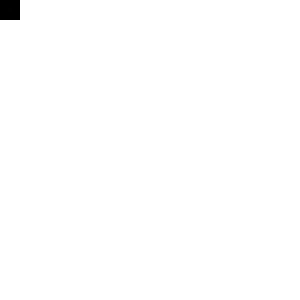
Frame 1 (no input)
Frame 60 (no input): identical to frame 1, image omitted
Frame 120 (the mouse pressed at the canvas centre since frame 60): identical to frame 1, image omitted

The p5.js sketch that drew this single still picture (run headless with seeded random() and noise() and a simulated clock; from frame 60 on, the mouse is pressed at the canvas centre):

// p5.js sketch
// ── sketch.js
let fluid;

function printField(field) {
  let s = "";
  for (let i = 0; i < field.length; i++) {
      s += field[i] + ", ";
      if ((i % N) == N - 1) {
          console.log(Math.floor(i / N) + " " + s);
          s = "";
      }
  }
}

function setup() {
  let width = 300;
  let height = 300;
  createCanvas(width, height);
  frameRate(60);
  fluid = new Fluid(0.2, 1.0, 0.0000001);
  fluid.addDensity(2, 2, 1.0);
  fluid.step();
  printField(fluid.s);
  fluid.renderD();
}

function draw() {
//  stroke(51);
//  strokeWeight(2);
//
//  let cx = int((0.5 * width) / SCALE);
//  let cy = int((0.5 * height) / SCALE);
//  for (let i = -1; i <= 1; i++) {
//    for (let j = -1; j <= 1; j++) {
//      fluid.addDensity(cx + i, cy + j, random(50, 150));
//    }
//  }
//
//  for (let i = 0; i < 2; i++) {
//    let angle = noise(t) * TWO_PI * 2;
//    let v = p5.Vector.fromAngle(angle);
//    v.mult(0.2);
//    t += 0.01;
//    fluid.addVelocity(cx, cy, v.x, v.y);
//  }
//
//  fluid.step();
//  fluid.renderD();
}

// ── fluid.js
let N = 5;
let iter = 1;
let SCALE = 4;
let t = 0;

// function to use 1D array and fake the extra two dimensions --> 3D
function IX(x, y) {
  return x + y * N;
}

// Fluid cube class
class Fluid {
  constructor(dt, diffusion, viscosity) {
    this.size = N;
    this.dt = dt;
    this.diff = diffusion;
    this.visc = viscosity;

    this.s = new Array(N * N).fill(0);
    this.density = new Array(N * N).fill(0);

    this.Vx = new Array(N * N).fill(0);
    this.Vy = new Array(N * N).fill(0);

    this.Vx0 = new Array(N * N).fill(0);
    this.Vy0 = new Array(N * N).fill(0);
  }

  // step method
  step() {
    let N = this.size;
    let visc = this.visc;
    let diff = this.diff;
    let dt = this.dt;
    let Vx = this.Vx;
    let Vy = this.Vy;
    let Vx0 = this.Vx0;
    let Vy0 = this.Vy0;
    let s = this.s;
    let density = this.density;

//    diffuse(1, Vx0, Vx, visc, dt);
//    diffuse(2, Vy0, Vy, visc, dt);
//
//    project(Vx0, Vy0, Vx, Vy);
//
//    advect(1, Vx, Vx0, Vx0, Vy0, dt);
//    advect(2, Vy, Vy0, Vx0, Vy0, dt);

//    project(Vx, Vy, Vx0, Vy0);
    diffuse(0, s, density, diff, dt);
//    advect(0, density, s, Vx, Vy, dt);
  }

  // method to add density
  addDensity(x, y, amount) {
    let index = IX(x, y);
    this.density[index] += amount;
  }

  // method to add velocity
  addVelocity(x, y, amountX, amountY) {
    let index = IX(x, y);
    this.Vx[index] += amountX;
    this.Vy[index] += amountY;
  }

  // function to render density
  renderD() {
    for (let i = 0; i < N; i++) {
      for (let j = 0; j < N; j++) {
        let x = i * SCALE;
        let y = j * SCALE;
        let d = this.density[IX(i, j)];
        fill(d);
        noStroke();
        rect(x, y, SCALE, SCALE);
      }
    }
  }

  // function to render velocity
  renderV() {
    for (let i = 0; i < N; i++) {
      for (let j = 0; j < N; j++) {
        let x = i * SCALE;
        let y = j * SCALE;
        let vx = this.Vx[IX(i, j, k)];
        let vy = this.Vy[IX(i, j, k)];
        this.canvas.stroke(0);

        if (!(abs(vx) < 0.1 && abs(vy) <= 0.1)) {
          line(x, y, x + vx * SCALE, y + vy * SCALE);
        }
      }
    }
  }
}

// ── fluid_utils.js
/*
    Function of diffuse
    - b : int
    - x : float[]
    - x0 : float[]
    - diff : float
    - dt : flaot
*/
function diffuse(b, x, x0, diff, dt) {
  let a = dt * diff * (N - 2) * (N - 2);
  let c = 1 + 6 * a;
  console.log(`a: ${a}, c: ${c}`);
  lin_solve(b, x, x0, a, c);
}

/*
    Function of solving linear differential equation
    - b : int
    - x : float[]
    - x0 : float[]
    - a : float
    - c : float
*/
function lin_solve(b, x, x0, a, c) {
  let cRecip = 1.0 / c;
  for (let t = 0; t < iter; t++) {
    for (let j = 1; j < N - 1; j++) {
      for (let i = 1; i < N - 1; i++) {
        let values = x[IX(i + 1, j)] +
                                     x[IX(i - 1, j)] +
                                     x[IX(i, j + 1)] +
                                     x[IX(i, j - 1)];
        console.log(values);
        x[IX(i, j)] =
          (x0[IX(i, j)] +
            a * values) *
          cRecip;
      }
    }
    set_bnd(b, x);
  }
}

/*
    Function of project : This operation runs through all the cells and fixes them up so everything is in equilibrium.
    - velocX : float[]
    - velocY : float[]
    = p : float[]
    - div : float[]
*/
function project(velocX, velocY, p, div) {
  for (let j = 1; j < N - 1; j++) {
    for (let i = 1; i < N - 1; i++) {
      div[IX(i, j)] =
        (-0.5 *
          (velocX[IX(i + 1, j)] -
            velocX[IX(i - 1, j)] +
            velocY[IX(i, j + 1)] -
            velocY[IX(i, j - 1)])) /
        N;
      p[IX(i, j)] = 0;
    }
  }

  set_bnd(0, div);
  set_bnd(0, p);
  lin_solve(0, p, div, 1, 6);

  for (let j = 1; j < N - 1; j++) {
    for (let i = 1; i < N - 1; i++) {
      velocX[IX(i, j)] -= 0.5 * (p[IX(i + 1, j)] - p[IX(i - 1, j)]) * N;
      velocY[IX(i, j)] -= 0.5 * (p[IX(i, j + 1)] - p[IX(i, j - 1)]) * N;
    }
  }

  set_bnd(1, velocX);
  set_bnd(2, velocY);
}

/*
    Function of advect: responsible for actually moving things around
    - b : int
    - d : float[]
    - d0 : float[]
    - velocX : float[]
    - velocY : float[]
    - velocZ : float[]
    - dt : float[]
*/
function advect(b, d, d0, velocX, velocY, dt) {
  let i0, i1, j0, j1;

  let dtx = dt * (N - 2);
  let dty = dt * (N - 2);

  let s0, s1, t0, t1;
  let tmp1, tmp2, tmp3, x, y;

  let Nfloat = N - 2;
  let ifloat, jfloat;
  let i, j, k;

  for (j = 1, jfloat = 1; j < N - 1; j++, jfloat++) {
    for (i = 1, ifloat = 1; i < N - 1; i++, ifloat++) {
      tmp1 = dtx * velocX[IX(i, j)];
      tmp2 = dty * velocY[IX(i, j)];
      x = ifloat - tmp1;
      y = jfloat - tmp2;

      if (x < 0.5) x = 0.5;
      if (x > Nfloat + 0.5) x = Nfloat + 0.5;
      i0 = Math.floor(x);
      i1 = i0 + 1.0;
      if (y < 0.5) y = 0.5;
      if (y > Nfloat + 0.5) y = Nfloat + 0.5;
      j0 = Math.floor(y);
      j1 = j0 + 1.0;

      s1 = x - i0;
      s0 = 1.0 - s1;
      t1 = y - j0;
      t0 = 1.0 - t1;

      let i0i = parseInt(i0);
      let i1i = parseInt(i1);
      let j0i = parseInt(j0);
      let j1i = parseInt(j1);

      d[IX(i, j)] =
        s0 * (t0 * d0[IX(i0i, j0i)] + t1 * d0[IX(i0i, j1i)]) +
        s1 * (t0 * d0[IX(i1i, j0i)] + t1 * d0[IX(i1i, j1i)]);
    }
  }

  set_bnd(b, d);
}

/*
    Function of dealing with situation with boundary cells.
    - b : int
    - x : float[]
*/
function set_bnd(b, x) {
  for (let i = 1; i < N - 1; i++) {
    x[IX(i, 0)] = b == 2 ? -x[IX(i, 1)] : x[IX(i, 1)];
    x[IX(i, N - 1)] = b == 2 ? -x[IX(i, N - 2)] : x[IX(i, N - 2)];
  }
  for (let j = 1; j < N - 1; j++) {
    x[IX(0, j)] = b == 1 ? -x[IX(1, j)] : x[IX(1, j)];
    x[IX(N - 1, j)] = b == 1 ? -x[IX(N - 2, j)] : x[IX(N - 2, j)];
  }

  x[IX(0, 0)] = 0.5 * (x[IX(1, 0)] + x[IX(0, 1)]);
  x[IX(0, N - 1)] = 0.5 * (x[IX(1, N - 1)] + x[IX(0, N - 2)]);
  x[IX(N - 1, 0)] = 0.5 * (x[IX(N - 2, 0)] + x[IX(N - 1, 1)]);
  x[IX(N - 1, N - 1)] = 0.5 * (x[IX(N - 2, N - 1)] + x[IX(N - 1, N - 2)]);
}
